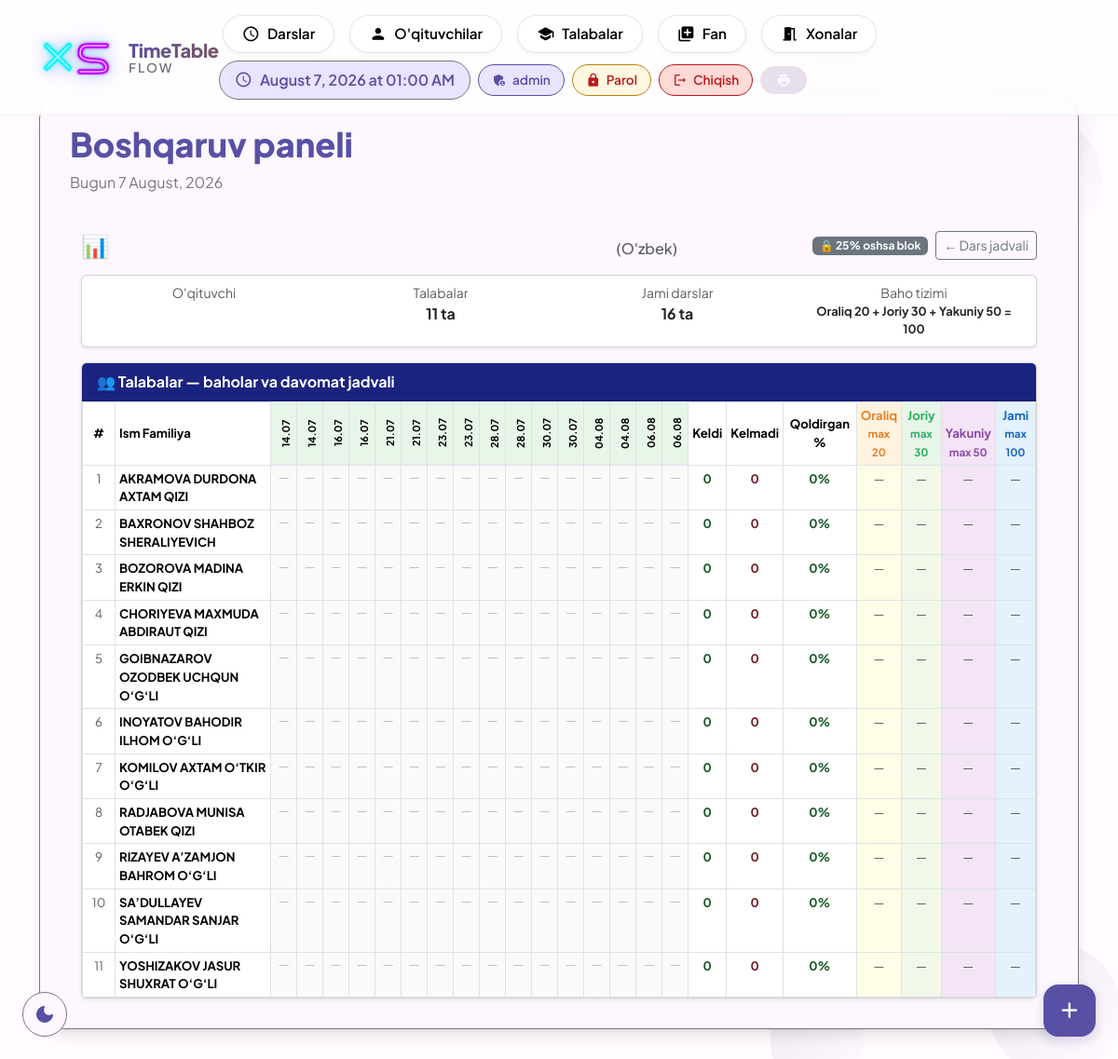
Before: /raspisaniya/group/214/grades/ (signed in) with the older database file.
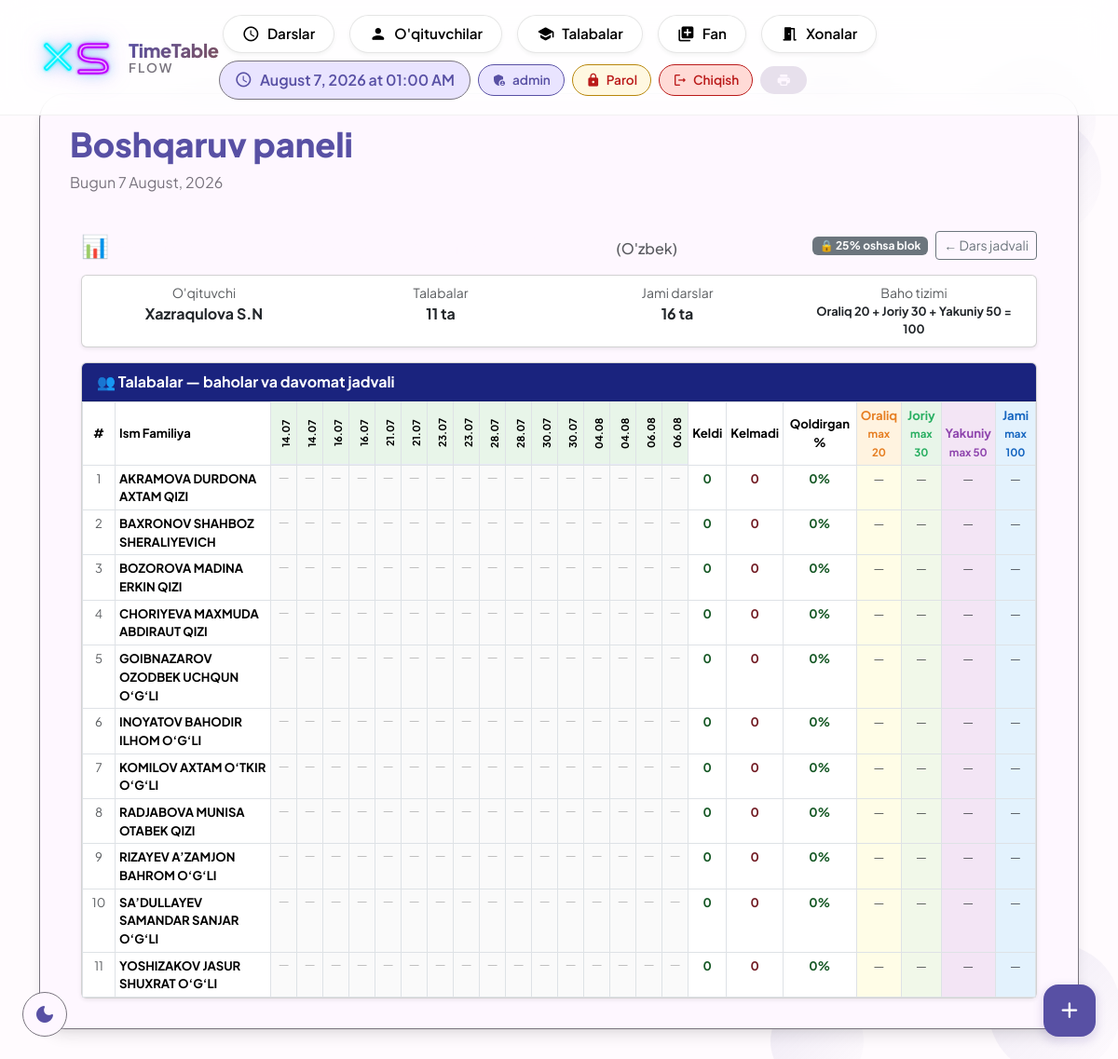
After: the same page with the newer database file.
### raspisaniya/models.py (models this page shows, shortened)
class CourseGroup(models.Model):
    course = models.ForeignKey(Course, on_delete=models.CASCADE, related_name='groups')
    teacher = models.ForeignKey(Teacher, on_delete=models.SET_NULL, null=True, blank=True)
    students = models.ManyToManyField(Student, blank=True)
    group_number = models.PositiveIntegerField(default=1)
    start_time = models.TimeField(null=True, blank=True)
    weekdays = models.JSONField(default=list, blank=True)
    language = models.CharField(max_length=10, choices=LANGUAGE_CHOICES, default='uz')
    is_scheduled = models.BooleanField(default=False)
    room = models.ForeignKey('Room', null=True, blank=True, on_delete=models.SET_NULL)
    teacher_can_edit = models.BooleanField(default=False)  # Admin ruxsat bergan

class Teacher(models.Model):
    user = models.OneToOneField(User, on_delete=models.SET_NULL, null=True, blank=True,related_name='teacher')
    teacher_id = models.CharField(max_length=20, unique=True, null=True, blank=True)
    first_name = models.CharField(max_length=50)
    last_name = models.CharField(max_length=50)
    subjects = models.ManyToManyField(Subject, related_name='teachers', blank=True)

### raspisaniya/views.py (the view)
# urls.py: path('group/<int:group_pk>/grades/', views.admin_group_grades, name='admin_group_grades'),
@staff_member_required
def admin_group_grades(request, group_pk):
    from raspisaniya.models import Grade, Attendance
    group = get_object_or_404(CourseGroup, pk=group_pk)
    students = group.students.all().order_by('last_name', 'first_name')
    schedules = list(group.schedule.all().order_by('date'))
    total_lessons = len(schedules)
    grade_map = {g.student_id: g for g in Grade.objects.filter(course_group=group)}
    all_att = Attendance.objects.filter(schedule__group=group).values('student_id', 'schedule_id', 'is_present')
    att_map = {(a['student_id'], a['schedule_id']): a['is_present'] for a in all_att}
    rows = []
    for st in students:
        cells = []
        came = missed = 0
        for sched in schedules:
            val = att_map.get((st.pk, sched.pk))
            if val is True:
                came += 1
                cells.append('present')
            elif val is False:
                missed += 1
                cells.append('absent')
            else:
                cells.append('none')
        missed_percent = round(missed / total_lessons * 100) if total_lessons > 0 else 0
        is_blocked = missed_percent > 25 and not group.teacher_can_edit
        grade = grade_map.get(st.pk)
        total_grade = None
        if grade:
            vals = [v for v in [grade.midterm, grade.current, grade.final] if v is not None]
            total_grade = round(sum(vals), 1) if vals else None
        rows.append({
            'student': st,
            'cells': cells,
            'came': came,
            'missed': missed,
            'missed_percent': missed_percent,
            'is_blocked': is_blocked,
            'grade': grade,
            'total': total_grade,
        })
    return render(request, "raspisaniya/admin_group_grades.html", {
        "group": group,
        "schedules": schedules,
        "rows": rows,
        "total_lessons": total_lessons,
    })

### raspisaniya/models.py (called while the page is built)
    def __str__(self):
        return self.name

### templates/raspisaniya/admin_group_grades.html (shortened to what the changed rows need)
{% extends 'raspisaniya/base.html' %}
{% block content %}
<div class="container-fluid mt-4">
<div class="d-flex justify-content-between align-items-center mb-3">
    <h4 class="mb-0">
        📊 {{ group.course.subject }} — {{ group.group_number }}-guruh
        <small class="text-muted fs-6">({{ group.get_language_display }})</small>
    </h4>
</div>
<div class="card mb-3 shadow-sm">
    <div class="card-body py-2">
        <div class="row text-center">
            <div class="col">
                <div class="text-muted small">O'qituvchi</div>
                <div class="fw-bold">{{ group.teacher.first_name }}</div>
            </div>
        </div>
    </div>
</div>
<div class="card shadow-sm">
    <div class="table-responsive">
        <table class="table table-bordered table-sm mb-0" style="font-size:0.82rem;">
            <thead style="background:#e8eaf6;">
                <tr>
                    <th rowspan="2" class="align-middle text-center" style="width:35px;">#</th>
                    <th rowspan="2" class="align-middle">Ism Familiya</th>
                    {% for sched in schedules %}
                    <th class="text-center" style="writing-mode:vertical-rl; transform:rotate(180deg); font-size:0.68rem; padding:4px 3px; background:#e8f5e9; min-width:28px;">
                        {{ sched.date|date:"d.m" }}
                    </th>
                    {% endfor %}
                    <th rowspan="2" class="align-middle text-center">Keldi</th>
                    <th rowspan="2" class="align-middle text-center">Kelmadi</th>
                    <th rowspan="2" class="align-middle text-center">Qoldirgan %</th>
                    <th class="text-center" style="background:#fff3e0; color:#e67e22;">Oraliq<br><small>max 20</small></th>
                    <th class="text-center" style="background:#e8f5e9; color:#27ae60;">Joriy<br><small>max 30</small></th>
                    <th class="text-center" style="background:#f3e5f5; color:#8e44ad;">Yakuniy<br><small>max 50</small></th>
                    <th class="text-center fw-bold" style="background:#e3f2fd; color:#1565c0;">Jami<br><small>max 100</small></th>
                </tr>
            </thead>
        </table>
    </div>
</div>
</div>
{% endblock %}

Changed rows visible on the page:
changed CourseGroup "O'zbek": teacher.first_name (not shown) → "Xazraqulova S.N"
